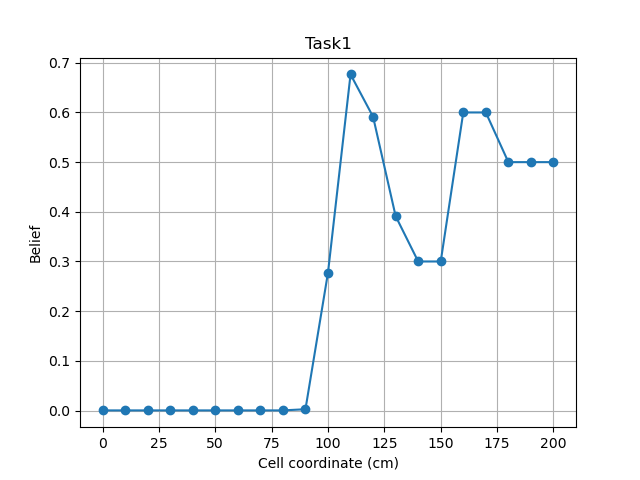

Generate this figure with Python:
import numpy as np
import matplotlib.pylab as plt


def log_inv_sensor_model(z, c):
    if c > z:
        return np.log(0.6 / 0.4)
    else:
        return np.log(0.3 / 0.7)


measurements = [101, 82, 91, 112, 99, 151, 96, 85, 99, 105]
l_m = np.zeros(21)
m = 10 * np.arange(21)

for z in measurements:
    for i in range(len(m)):
        if m[i] > z + 20:
            continue
        l_m[i] += log_inv_sensor_model(z, m[i])


def odds_to_prob(l):
    return 1 - 1 / (1 + np.exp(l))


p_m = odds_to_prob(l_m)

plt.plot(m, p_m, marker='o')
plt.xlabel('Cell coordinate (cm)')
plt.ylabel('Belief')
plt.title('Task1')
plt.grid(True)
plt.show()
